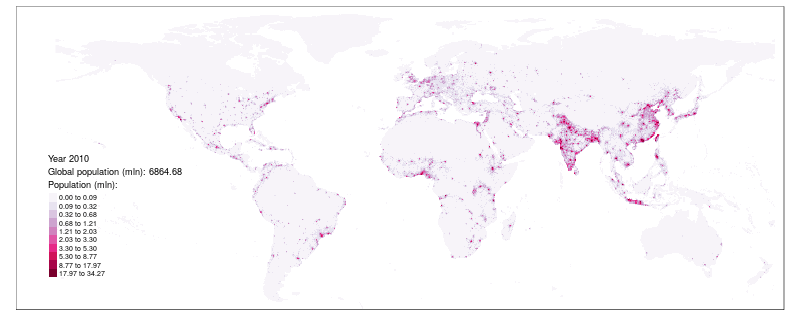

Here is the R script that generated this plot:
library(tmap)
library(tmaptools)
library(raster)

p1 = raster("data/p_2010.tif")
p1_sum_pop = cellStats(p1, "sum")

my_plot = tm_shape(p1) +
  tm_raster(col = names(p1), style = "kmeans", 
            palette = "PuRd", n = 10, contrast = c(0, 0.95) ,
            title = paste0("Year 2010\n",
                           "Global population (mln): ", round(p1_sum_pop, 2), "\n",
                           "Population (mln):")) + 
  tm_format_World()

save_tmap(my_plot, "figs/pop2010.png", width = 800, asp = 0, scale = 0.2)
